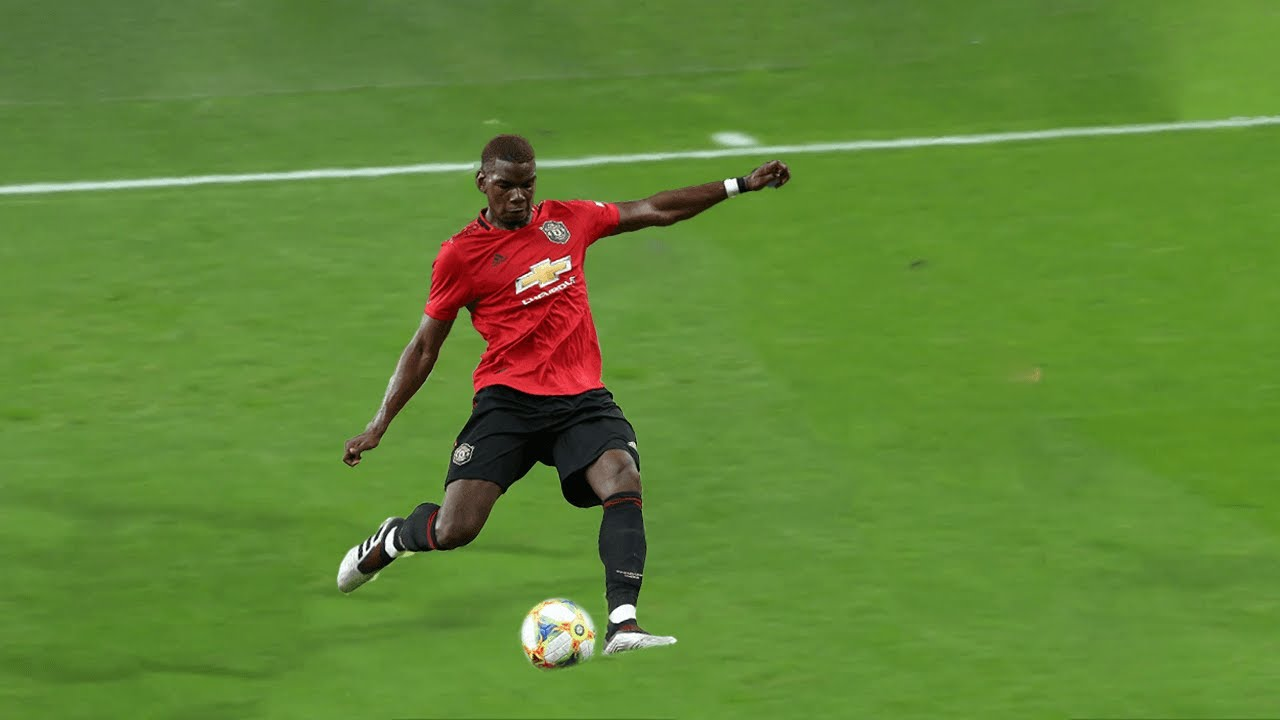
#> input picture pass.jpg, 1280 x 720 px
$ python ColortoBlackandwhite.py
#> lines starting #> are read from the running program, lines starting #| are printed output that depends on the picture
import cv2
import matplotlib.pyplot as plt
image = cv2.imread('pass.jpg')
#> image is the input picture: shape (720, 1280, 3); mean B, G, R 53.4, 133.5, 96.2
gray_image = cv2.cvtColor(image, cv2.COLOR_BGR2GRAY)
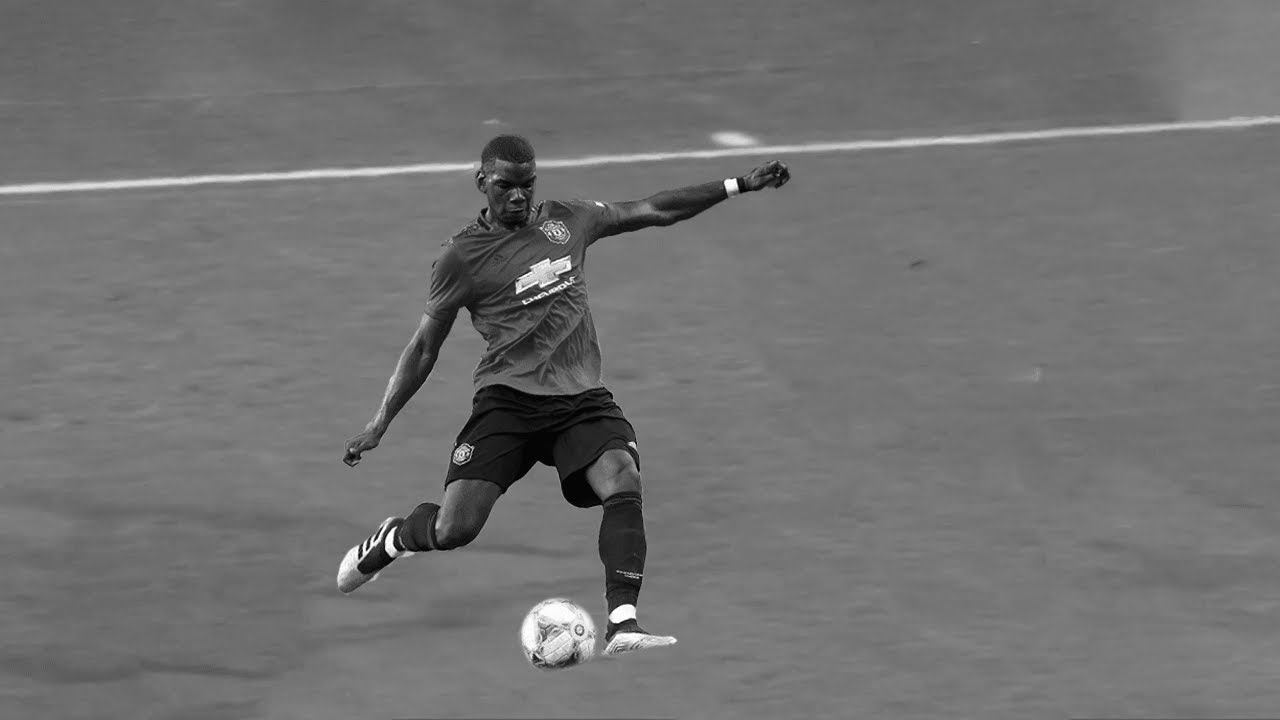
#> gray_image: shape (720, 1280); min 0, max 255, mean 113.2
plt.subplot(1, 2, 1)
plt.title('Original Image')
plt.imshow(cv2.cvtColor(image, cv2.COLOR_BGR2RGB))
plt.axis('off')
plt.subplot(1, 2, 2)
plt.title('Black and White Image')
plt.imshow(gray_image, cmap='gray')
plt.axis('off')

plt.show()
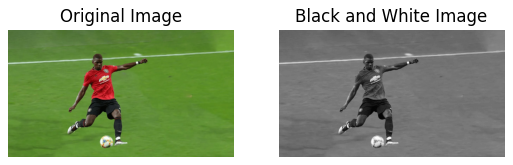
#> figure drawn by matplotlib, 2 panels
